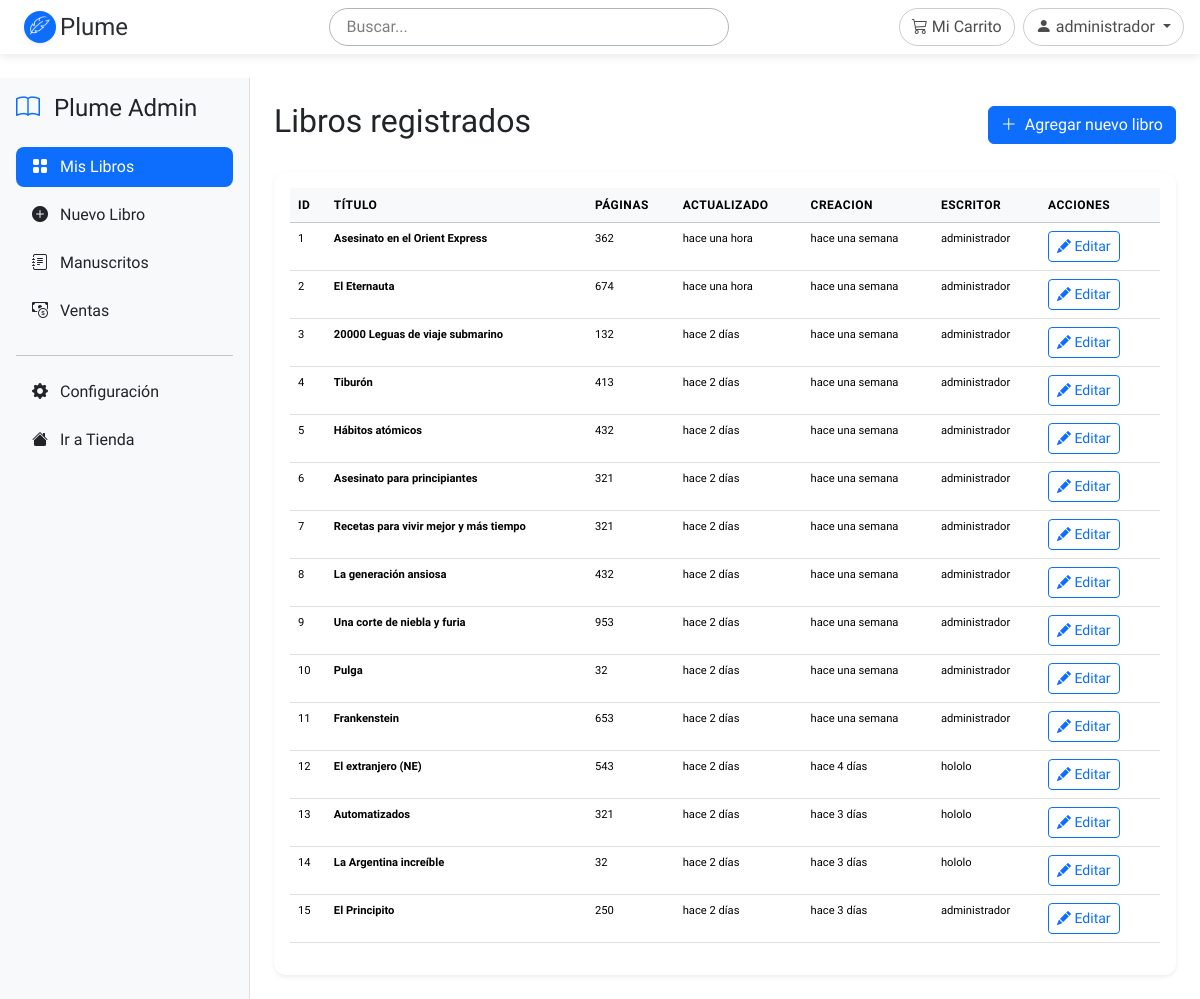
The page /admin (signed in) on the database its author committed.
### app/models/models.py (models this page shows, shortened)
class User(UserMixin, database.Model):
    __tablename__ = 'users'
    id = database.Column(database.Integer, primary_key=True)
    name = database.Column(database.String(100), nullable=False)
    password_hash = database.Column(database.String(255), nullable=False)
    email = database.Column(database.String(50), nullable=False, unique=True)
    type = database.Column(database.String(50), nullable=False, default='user') # writer, editor, user
    created_at = database.Column(database.DateTime, default=database.func.now())

class Book(database.Model):
    __tablename__ = 'books'
    id = database.Column(database.Integer, primary_key=True)
    title = database.Column(database.String(100), nullable=False, default='Libro')
    description = database.Column(database.Text, nullable=True)
    genre = database.Column(database.String(20), nullable=False)
    pages = database.Column(database.Integer, nullable=True)
    price = database.Column(database.Float, default=15000.0)
    cover_url = database.Column(database.String(200), nullable=True)
    status = database.Column(database.String(50), default='pendiente')  # pendiente, revision, aprobado, publicado, rechazado
    published_books = database.Column(database.Integer, nullable=True)
    profit_percentage = database.Column(database.Double, nullable=True)
    author_id = database.Column(database.Integer, database.ForeignKey('users.id'))
    author = database.relationship('User', backref='books')
    publish_date = database.Column(database.DateTime, default=database.func.now())
    last_update = database.Column(database.DateTime, default=database.func.now(), onupdate=database.func.now())

### app/blueprints/admin/routes.py (the view)
@admin.route("/admin")
@login_required
def dashboard():
    if current_user.type == 'escritor':
        books = Book.query.filter_by(author_id=current_user.id).all()
    elif current_user.type == 'editor':
        books = Book.query.all()
    return render_template("admin/dashboard.html", books = books)

### run.py (called while the page is built)
@app.template_filter('humanize')
def humanize_date(date):
    if date is None:
        return ''
    return arrow.get(date).humanize(locale='es')

### app/templates/admin/dashboard.html (shortened to what this page needs)
{% extends "base.html" %}
{% block content %}
<div class="d-flex">
    {% include 'components/admin_panel.html' %}
    <div class="flex-grow-1 p-4">
        <div class="d-flex justify-content-between align-items-center mb-4">
            <h2>Libros registrados</h2>
            <a href="{{ url_for('admin.create') }}" class="btn btn-primary">
                <i class="bi bi-plus-lg me-1"></i>
                Agregar nuevo libro
            </a>
        </div>
        <div class="card shadow-sm">
            <div class="card-body">
                <table class="table table-hover">
                    <thead class="table-light">
                        <tr>
                            <th>ID</th>
                            <th>Título</th>
                            <th>Páginas</th>
                            <th>Actualizado</th>
                            <th>Creacion</th>
                            <th>Escritor</th>
                            <th>Acciones</th>
                        </tr>
                    </thead>
                    <tbody>
                        {% if books %}
                            {% for b in books %}
                            <tr>
                                <td>{{ b.id }}</td>
                                <td><strong>{{ b.title }}</strong></td>
                                <td>{{ b.pages }}</td>
                                <td>{{ b.last_update|humanize }}</td>
                                <td>{{ b.publish_date|humanize }}</td>
                                <td>{{ b.author.name }}</td>
                                <td>
                                    <a href="{{ url_for('admin.edit', id=b.id) }}" class="btn btn-sm btn-outline-primary me-2">
                                        <i class="bi bi-pencil-fill"></i>
                                        Editar
                                    </a>
                                </td>
                            </tr>
                            {% endfor %}
                        {% endif %}
                    </tbody>
                </table>
            </div>
        </div>
    </div>
</div>
{% endblock %}

### app/templates/components/header.html (shortened to what this page needs)
<header id="mainHeader" class="position-relative py-2 mb-1 px-3 bg-transparent" style="z-index: 9999;">
    <div class="d-flex align-items-center justify-content-between">
        <a href="/" class="d-flex align-items-center px-2 text-decoration-none rounded-pill">
            <div class="me-1">
                {% include 'components/plumeIcon.html' %}
            </div>
            <span class="fs-4 text-secondary-emphasis">Plume</span>
        </a>
        <div class="d-none d-lg-flex align-items-center flex-grow-1 justify-content-between ms-4">
            <form class="d-flex mx-auto flex-grow-1 justify-content-center" role="search"
                  action="" method="get" style="max-width: 400px;">
                <input class="form-control rounded-pill border border-dark-subtle bg-transparent px-3"
                       type="search"
                       placeholder="Buscar..."
                       aria-label="Search"
                       name="q">
            </form>
            <div class="d-flex align-items-center gap-2">
                {% if current_user.is_authenticated %}
                <a href="{{ url_for('shop.cart') }}" class="btn btn-outline-secondary rounded-pill">
                    <i class="bi bi-cart3"></i>
                    <span>Mi Carrito</span>
                </a>
                {% endif %}
                {% if current_user.is_authenticated %}
                <div class="dropdown">
                    <button class="btn btn-outline-secondary rounded-pill dropdown-toggle" type="button" id="userDropdown" data-bs-toggle="dropdown">
                        <i class="bi bi-person-fill"></i>
                        {{ current_user.name }}
                    </button>
                </div>
                {% else %}
                <a href="{{ url_for('auth.login') }}" class="btn btn-outline-secondary rounded-pill">
                    Iniciar Sesión
                </a>
                {% endif %}
            </div>
        </div>
    </div>
</header>

### app/static/css/custom.css (style rules this page uses)
:root { --bs-body-font-family: 'Lexend', sans-serif; }
body { font-family: 'Lexend', sans-serif !important; background: transparent !important; }
h1,h2,h3,h4,h5,h6, .display-1,.display-2,.display-3,.display-4 { font-family: 'Lexend', sans-serif !important; }

### app/templates/components/header.html (style rules this page uses)
#mainHeader { top: 0; z-index: 1000; box-shadow: 0 2px 10px rgba(0, 0, 0, 0.1); transition: background-color 0.3s ease, box-shadow 0.3s ease; }
.form-control::placeholder { color: rgba(0, 0, 0, 0.5); }
.btn-outline-secondary { border-color: rgba(0, 0, 0, 0.2); color: rgba(0, 0, 0, 0.7); transition: all 0.3s ease; }

### app/templates/admin/dashboard.html (style rules this page uses)
.card { border: none; border-radius: 12px; }
.table th { font-weight: 600; text-transform: uppercase; font-size: 0.75rem; letter-spacing: 0.5px; }
.table tr { font-size: 0.7rem; }

### rows shown on the page
User: name "administrador"
Book: id "1", title "Asesinato en el Orient Express", pages "362", last_update "hace una hora", publish_date "hace una semana", author.name "administrador"
Book: id "2", title "El Eternauta", pages "674", last_update "hace una hora", publish_date "hace una semana", author.name "administrador"
Book: id "3", title "20000 Leguas de viaje submarino", pages "132", last_update "hace 2 días", publish_date "hace una semana", author.name "administrador"
Book: id "4", title "Tiburón", pages "413", last_update "hace 2 días", publish_date "hace una semana", author.name "administrador"
Book: id "5", title "Hábitos atómicos", pages "432", last_update "hace 2 días", publish_date "hace una semana", author.name "administrador"
Book: id "6", title "Asesinato para principiantes", pages "321", last_update "hace 2 días", publish_date "hace una semana", author.name "administrador"
Book: id "7", title "Recetas para vivir mejor y más tiempo", pages "321", last_update "hace 2 días", publish_date "hace una semana", author.name "administrador"
Book: id "8", title "La generación ansiosa", pages "432", last_update "hace 2 días", publish_date "hace una semana", author.name "administrador"
Book: id "9", title "Una corte de niebla y furia", pages "953", last_update "hace 2 días", publish_date "hace una semana", author.name "administrador"
Book: id "10", title "Pulga", pages "32", last_update "hace 2 días", publish_date "hace una semana", author.name "administrador"
Book: id "11", title "Frankenstein", pages "653", last_update "hace 2 días", publish_date "hace una semana", author.name "administrador"
Book: id "12", title "El extranjero (NE)", pages "543", last_update "hace 2 días", publish_date "hace 4 días", author.name "hololo"
Book: id "13", title "Automatizados", pages "321", last_update "hace 2 días", publish_date "hace 3 días", author.name "hololo"
Book: id "14", title "La Argentina increíble", pages "32", last_update "hace 2 días", publish_date "hace 3 días", author.name "hololo"
Book: id "15", title "El Principito", pages "250", last_update "hace 2 días", publish_date "hace 3 días", author.name "administrador"
